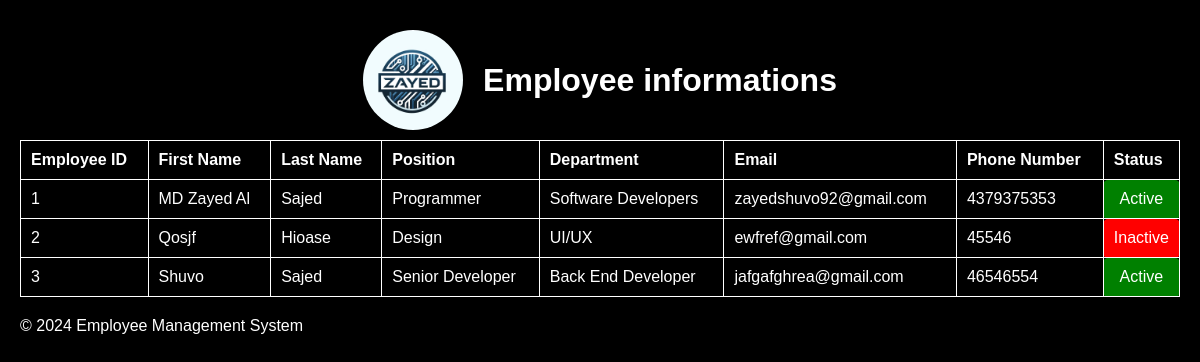
/view_content.php, run on the app's committed database.
### tables this page shows
CREATE TABLE `employees` (
  `EmployeeID` int(11) NOT NULL,
  `FirstName` varchar(50) DEFAULT NULL,
  `LastName` varchar(50) DEFAULT NULL,
  `Position` varchar(50) DEFAULT NULL,
  `Department` varchar(50) DEFAULT NULL,
  `Email` varchar(100) DEFAULT NULL,
  `PhoneNumber` varchar(15) DEFAULT NULL,
  `Status` varchar(10) DEFAULT NULL
);

### view_content.php (the view, shortened to what this page needs)
<!DOCTYPE html>
<html lang="en">
<head>
    <link rel="stylesheet" type="text/css" href="CSS/view_content.css">
</head>
<body>
    <header>
        <img src="images/LOGO.jpeg" alt="Logo">
        <h1>Employee informations</h1>
    </header>
    <?php
    $servername = "localhost";
    $username = "root";
    $password = "";
    $dbname = "employee_management";
    $conn = new mysqli($servername, $username, $password, $dbname);
    $sql = "SELECT EmployeeID, FirstName, LastName, Position, Department, Email, PhoneNumber, Status FROM Employees";
    $result = $conn->query($sql);
    if ($result->num_rows > 0) {
        echo "<table>";
        echo "<tr><th>Employee ID</th><th>First Name</th><th>Last Name</th><th>Position</th><th>Department</th><th>Email</th><th>Phone Number</th><th>Status</th></tr>";
        while($row = $result->fetch_assoc()) {
            $statusClass = $row["Status"] == "Active" ? "status-active" : "status-inactive";
            echo "<tr>";
            echo "<td>" . $row["EmployeeID"] . "</td>";
            echo "<td>" . $row["FirstName"] . "</td>";
            echo "<td>" . $row["LastName"] . "</td>";
            echo "<td>" . $row["Position"] . "</td>";
            echo "<td>" . $row["Department"] . "</td>";
            echo "<td>" . $row["Email"] . "</td>";
            echo "<td>" . $row["PhoneNumber"] . "</td>";
            echo "<td class='" . $statusClass . "'>" . $row["Status"] . "</td>";
            echo "</tr>";
        }
        echo "</table>";
    } else {
        echo "0 results";
    }
    ?>
    <footer>
        <p>&copy; 2024 Employee Management System</p>
    </footer>
</body>
</html>

### CSS/view_content.css (style rules this page uses)
body { font-family: Arial, sans-serif; margin: 20px; background-color: black; color: rgb(255, 255, 255); }
header { background-color: #000000; color: white; text-align: center; padding: 10px 0; display: flex; align-items: center; justify-content: center; }
header img { border-radius: 50%; height: 100px; width: 100px; margin-right: 20px; }
h1 { text-align: center; }
table { width: 100%; border-collapse: collapse; margin-bottom: 20px; color: rgb(255, 255, 255); }
table, th, td { border: 1px solid rgb(255, 255, 255); }
th, td { padding: 10px; text-align: left; }
.status-active { background-color: green; color: white; text-align: center; border-radius: 5px; padding: 5px; }
.status-inactive { background-color: red; color: white; text-align: center; border-radius: 5px; padding: 5px; }

### data on the page
employees: EmployeeID "1", FirstName "MD Zayed Al", LastName "Sajed", Position "Programmer", Department "Software Developers", Email "zayedshuvo92@gmail.com", PhoneNumber "4379375353", Status "Active"
employees: EmployeeID "2", FirstName "Qosjf", LastName "Hioase", Position "Design", Department "UI/UX", Email "ewfref@gmail.com", PhoneNumber "45546", Status "Inactive"
employees: EmployeeID "3", FirstName "Shuvo", LastName "Sajed", Position "Senior Developer", Department "Back End Developer", Email "jafgafghrea@gmail.com", PhoneNumber "46546554", Status "Active"
